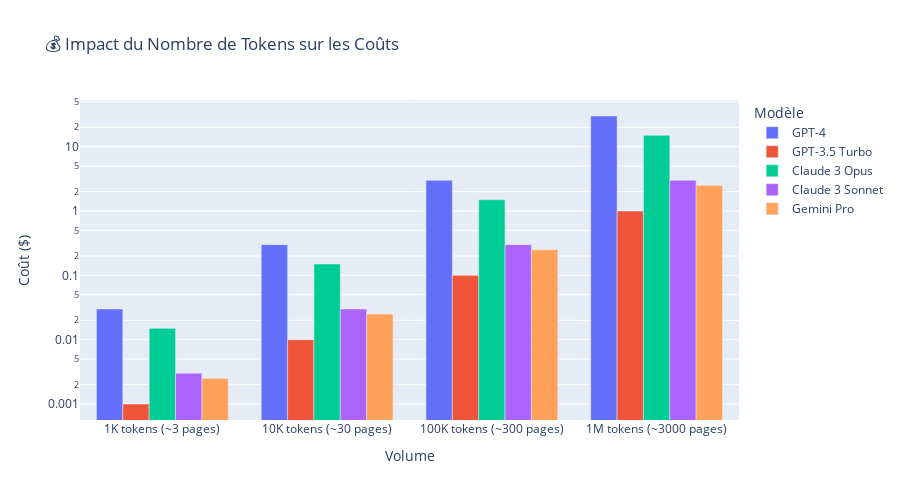

Source (notebook cell):
### Code cell
# Visualisation de l'impact des tokens sur les coûts
def calculer_cout_par_modele(nb_tokens):
    """
    Calcule le coût selon le nombre de tokens pour différents modèles
    """
    prix_par_1m_tokens = {
        'GPT-4': 30.0,
        'GPT-3.5 Turbo': 1.0,
        'Claude 3 Opus': 15.0,
        'Claude 3 Sonnet': 3.0,
        'Gemini Pro': 2.5
    }
    
    couts = {}
    for modele, prix in prix_par_1m_tokens.items():
        cout = (nb_tokens / 1_000_000) * prix
        couts[modele] = cout
    
    return couts

# Simuler différents volumes d'usage
volumes_tokens = [1000, 10000, 100000, 1000000]  # 1K à 1M tokens
volume_labels = ['1K tokens\n(~3 pages)', '10K tokens\n(~30 pages)', 
                '100K tokens\n(~300 pages)', '1M tokens\n(~3000 pages)']

# Préparer les données pour visualisation
data_cout = []
for i, volume in enumerate(volumes_tokens):
    couts = calculer_cout_par_modele(volume)
    for modele, cout in couts.items():
        data_cout.append({
            'Volume': volume_labels[i],
            'Modèle': modele,
            'Coût ($)': cout
        })

df_cout = pd.DataFrame(data_cout)

# Graphique des coûts
fig = px.bar(df_cout, x='Volume', y='Coût ($)', color='Modèle',
             title='💰 Impact du Nombre de Tokens sur les Coûts',
             barmode='group')

fig.update_layout(height=500, yaxis_type="log")
fig.show()

print("💡 Points clés:")
print("  📈 Coût proportionnel au nombre de tokens")
print("  🎯 Optimiser les prompts = réduire les coûts")
print("  ⚖️ Choisir le bon modèle selon le volume")
print("  📊 Surveiller la consommation en production")

### Figure 1 — Plotly figure (JSON) as saved in the notebook; plotly's stock layout.template omitted (floating-point values rounded to 4 significant figures)
{"data": [{"alignmentgroup": "True", "hovertemplate": "Modèle=GPT-4<br>Volume=%{x}<br>Coût ($)=%{y}<extra></extra>", "legendgroup": "GPT-4", "marker": {"color": "#636efa", "pattern": {"shape": ""}}, "name": "GPT-4", "offsetgroup": "GPT-4", "orientation": "v", "showlegend": true, "textposition": "auto", "type": "bar", "x": ["1K tokens\n(~3 pages)", "10K tokens\n(~30 pages)", "100K tokens\n(~300 pages)", "1M tokens\n(~3000 pages)"], "xaxis": "x", "y": [0.03, 0.3, 3.0, 30.0], "yaxis": "y"}, {"alignmentgroup": "True", "hovertemplate": "Modèle=GPT-3.5 Turbo<br>Volume=%{x}<br>Coût ($)=%{y}<extra></extra>", "legendgroup": "GPT-3.5 Turbo", "marker": {"color": "#EF553B", "pattern": {"shape": ""}}, "name": "GPT-3.5 Turbo", "offsetgroup": "GPT-3.5 Turbo", "orientation": "v", "showlegend": true, "textposition": "auto", "type": "bar", "x": ["1K tokens\n(~3 pages)", "10K tokens\n(~30 pages)", "100K tokens\n(~300 pages)", "1M tokens\n(~3000 pages)"], "xaxis": "x", "y": [0.001, 0.01, 0.1, 1.0], "yaxis": "y"}, {"alignmentgroup": "True", "hovertemplate": "Modèle=Claude 3 Opus<br>Volume=%{x}<br>Coût ($)=%{y}<extra></extra>", "legendgroup": "Claude 3 Opus", "marker": {"color": "#00cc96", "pattern": {"shape": ""}}, "name": "Claude 3 Opus", "offsetgroup": "Claude 3 Opus", "orientation": "v", "showlegend": true, "textposition": "auto", "type": "bar", "x": ["1K tokens\n(~3 pages)", "10K tokens\n(~30 pages)", "100K tokens\n(~300 pages)", "1M tokens\n(~3000 pages)"], "xaxis": "x", "y": [0.015, 0.15, 1.5, 15.0], "yaxis": "y"}, {"alignmentgroup": "True", "hovertemplate": "Modèle=Claude 3 Sonnet<br>Volume=%{x}<br>Coût ($)=%{y}<extra></extra>", "legendgroup": "Claude 3 Sonnet", "marker": {"color": "#ab63fa", "pattern": {"shape": ""}}, "name": "Claude 3 Sonnet", "offsetgroup": "Claude 3 Sonnet", "orientation": "v", "showlegend": true, "textposition": "auto", "type": "bar", "x": ["1K tokens\n(~3 pages)", "10K tokens\n(~30 pages)", "100K tokens\n(~300 pages)", "1M tokens\n(~3000 pages)"], "xaxis": "x", "y": [0.003, 0.03, 0.3, 3.0], "yaxis": "y"}, {"alignmentgroup": "True", "hovertemplate": "Modèle=Gemini Pro<br>Volume=%{x}<br>Coût ($)=%{y}<extra></extra>", "legendgroup": "Gemini Pro", "marker": {"color": "#FFA15A", "pattern": {"shape": ""}}, "name": "Gemini Pro", "offsetgroup": "Gemini Pro", "orientation": "v", "showlegend": true, "textposition": "auto", "type": "bar", "x": ["1K tokens\n(~3 pages)", "10K tokens\n(~30 pages)", "100K tokens\n(~300 pages)", "1M tokens\n(~3000 pages)"], "xaxis": "x", "y": [0.0025, 0.025, 0.25, 2.5], "yaxis": "y"}], "layout": {"barmode": "group", "height": 500, "legend": {"title": {"text": "Modèle"}, "tracegroupgap": 0}, "title": {"text": "💰 Impact du Nombre de Tokens sur les Coûts"}, "xaxis": {"anchor": "y", "domain": [0, 1], "title": {"text": "Volume"}}, "yaxis": {"anchor": "x", "domain": [0, 1], "title": {"text": "Coût ($)"}, "type": "log"}}}
